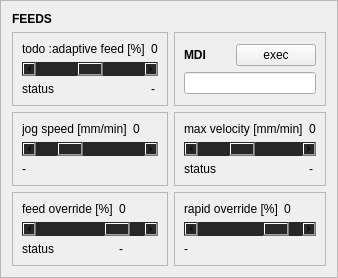
     <widget class="QFrame" name="frame">
      <property name="frameShape">
       <enum>QFrame::StyledPanel</enum>
      </property>
      <property name="frameShadow">
       <enum>QFrame::Raised</enum>
      </property>
      <layout class="QGridLayout" name="gridLayout_18">
       <item row="3" column="0">
        <widget class="QFrame" name="frame_5">
         <property name="frameShape">
          <enum>QFrame::StyledPanel</enum>
         </property>
         <property name="frameShadow">
          <enum>QFrame::Raised</enum>
         </property>
         <layout class="QGridLayout" name="gridLayout_21">
          <item row="0" column="0">
           <layout class="QGridLayout" name="gridLayout_12">
            <item row="0" column="1">
             <widget class="QLabel" name="label_jog_speed">
              <property name="text">
               <string>0</string>
              </property>
             </widget>
            </item>
            <item row="0" column="0">
             <widget class="QLabel" name="label_5">
              <property name="text">
               <string>jog speed [mm/min]</string>
              </property>
             </widget>
            </item>
            <item row="2" column="0">
             <widget class="QLabel" name="label_37">
              <property name="text">
               <string>-</string>
              </property>
             </widget>
            </item>
            <item row="1" column="0" colspan="2">
             <widget class="QScrollBar" name="horizontalScrollBar_jog_speed">
              <property name="styleSheet">
               <string notr="true">background-color: rgb(38, 39, 40);
</string>
              </property>
              <property name="maximum">
               <number>2000</number>
              </property>
              <property name="value">
               <number>500</number>
              </property>
              <property name="orientation">
               <enum>Qt::Horizontal</enum>
              </property>
             </widget>
            </item>
           </layout>
          </item>
         </layout>
        </widget>
       </item>
       <item row="1" column="1">
        <widget class="QFrame" name="frame_11">
         <property name="frameShape">
          <enum>QFrame::StyledPanel</enum>
         </property>
         <property name="frameShadow">
          <enum>QFrame::Raised</enum>
         </property>
         <layout class="QGridLayout" name="gridLayout_26">
          <item row="0" column="0">
           <layout class="QGridLayout" name="gridLayout_9">
            <item row="0" column="1">
             <widget class="QLabel" name="label_19">
              <property name="sizePolicy">
               <sizepolicy hsizetype="Preferred" vsizetype="Preferred">
                <horstretch>0</horstretch>
                <verstretch>0</verstretch>
               </sizepolicy>
              </property>
              <property name="font">
               <font>
                <weight>75</weight>
                <bold>true</bold>
               </font>
              </property>
              <property name="text">
               <string>MDI </string>
              </property>
             </widget>
            </item>
            <item row="0" column="2">
             <widget class="QPushButton" name="pushButton_mdi_exec">
              <property name="text">
               <string>exec</string>
              </property>
             </widget>
            </item>
            <item row="1" column="1" colspan="2">
             <widget class="QLineEdit" name="lineEdit_mdi_input">
              <property name="sizePolicy">
               <sizepolicy hsizetype="Preferred" vsizetype="Fixed">
                <horstretch>0</horstretch>
                <verstretch>0</verstretch>
               </sizepolicy>
              </property>
             </widget>
            </item>
           </layout>
          </item>
         </layout>
        </widget>
       </item>
       <item row="5" column="1">
        <widget class="QFrame" name="frame_4">
         <property name="frameShape">
          <enum>QFrame::StyledPanel</enum>
         </property>
         <property name="frameShadow">
          <enum>QFrame::Raised</enum>
         </property>
         <layout class="QGridLayout" name="gridLayout_14">
          <item row="0" column="0">
           <layout class="QGridLayout" name="gridLayout_11">
            <item row="0" column="1">
             <widget class="QLabel" name="label_rapid_override">
              <property name="text">
               <string>0</string>
              </property>
             </widget>
            </item>
            <item row="0" column="0">
             <widget class="QLabel" name="label_14">
              <property name="text">
               <string>rapid override [%]</string>
              </property>
             </widget>
            </item>
            <item row="2" column="0">
             <widget class="QLabel" name="label_36">
              <property name="text">
               <string>-</string>
              </property>
             </widget>
            </item>
            <item row="1" column="0" colspan="2">
             <widget class="QScrollBar" name="horizontalScrollBar_rapid_override">
              <property name="autoFillBackground">
               <bool>false</bool>
              </property>
              <property name="styleSheet">
               <string notr="true">background-color: rgb(38, 39, 40);
</string>
              </property>
              <property name="maximum">
               <number>120</number>
              </property>
              <property name="value">
               <number>100</number>
              </property>
              <property name="orientation">
               <enum>Qt::Horizontal</enum>
              </property>
             </widget>
            </item>
           </layout>
          </item>
         </layout>
        </widget>
       </item>
       <item row="1" column="0">
        <widget class="QFrame" name="frame_8">
         <property name="frameShape">
          <enum>QFrame::StyledPanel</enum>
         </property>
         <property name="frameShadow">
          <enum>QFrame::Raised</enum>
         </property>
         <layout class="QGridLayout" name="gridLayout_24">
          <item row="0" column="0">
           <layout class="QGridLayout" name="gridLayout_15">
            <item row="0" column="0">
             <widget class="QLabel" name="label_7">
              <property name="text">
               <string>todo :adaptive feed [%]</string>
              </property>
             </widget>
            </item>
            <item row="0" column="1">
             <widget class="QLabel" name="label_adaptive_feed">
              <property name="text">
               <string>0</string>
              </property>
             </widget>
            </item>
            <item row="2" column="0">
             <widget class="QLabel" name="label_20">
              <property name="text">
               <string>status</string>
              </property>
             </widget>
            </item>
            <item row="2" column="1">
             <widget class="QLabel" name="label_adaptive_feed_status">
              <property name="text">
               <string>-</string>
              </property>
             </widget>
            </item>
            <item row="1" column="0" colspan="2">
             <widget class="QScrollBar" name="horizontalScrollBar_adaptive_feec">
              <property name="styleSheet">
               <string notr="true">background-color: rgb(38, 39, 40);
</string>
              </property>
              <property name="minimum">
               <number>-100</number>
              </property>
              <property name="maximum">
               <number>100</number>
              </property>
              <property name="pageStep">
               <number>1</number>
              </property>
              <property name="value">
               <number>0</number>
              </property>
              <property name="orientation">
               <enum>Qt::Horizontal</enum>
              </property>
             </widget>
            </item>
           </layout>
          </item>
         </layout>
        </widget>
       </item>
       <item row="5" column="0">
        <widget class="QFrame" name="frame_6">
         <property name="frameShape">
          <enum>QFrame::StyledPanel</enum>
         </property>
         <property name="frameShadow">
          <enum>QFrame::Raised</enum>
         </property>
         <layout class="QGridLayout" name="gridLayout_22">
          <item row="0" column="0">
           <layout class="QGridLayout" name="gridLayout_10">
            <item row="0" column="0" colspan="2">
             <widget class="QLabel" name="label_10">
              <property name="text">
               <string>feed override [%]</string>
              </property>
             </widget>
            </item>
            <item row="2" column="2">
             <widget class="QLabel" name="label_feed_override_status">
              <property name="text">
               <string>-</string>
              </property>
             </widget>
            </item>
            <item row="0" column="2">
             <widget class="QLabel" name="label_feed_overide">
              <property name="text">
               <string>0</string>
              </property>
             </widget>
            </item>
            <item row="1" column="0" colspan="3">
             <widget class="QScrollBar" name="horizontalScrollBar_feed_override">
              <property name="styleSheet">
               <string notr="true">background-color: rgb(38, 39, 40);
</string>
              </property>
              <property name="maximum">
               <number>120</number>
              </property>
              <property name="value">
               <number>100</number>
              </property>
              <property name="orientation">
               <enum>Qt::Horizontal</enum>
              </property>
             </widget>
            </item>
            <item row="2" column="0" colspan="2">
             <widget class="QLabel" name="label_9">
              <property name="text">
               <string>status</string>
              </property>
             </widget>
            </item>
           </layout>
          </item>
         </layout>
        </widget>
       </item>
       <item row="3" column="1">
        <widget class="QFrame" name="frame_7">
         <property name="frameShape">
          <enum>QFrame::StyledPanel</enum>
         </property>
         <property name="frameShadow">
          <enum>QFrame::Raised</enum>
         </property>
         <layout class="QGridLayout" name="gridLayout_23">
          <item row="0" column="0">
           <layout class="QGridLayout" name="gridLayout_13">
            <item row="2" column="1">
             <widget class="QLabel" name="label_max_velocity_status">
              <property name="text">
               <string>-</string>
              </property>
             </widget>
            </item>
            <item row="0" column="0">
             <widget class="QLabel" name="label_11">
              <property name="text">
               <string>max velocity [mm/min]</string>
              </property>
             </widget>
            </item>
            <item row="2" column="0">
             <widget class="QLabel" name="label_13">
              <property name="text">
               <string>status</string>
              </property>
             </widget>
            </item>
            <item row="0" column="1">
             <widget class="QLabel" name="label_max_velocity">
              <property name="text">
               <string>0</string>
              </property>
             </widget>
            </item>
            <item row="1" column="0" colspan="2">
             <widget class="QScrollBar" name="horizontalScrollBar_max_velocity">
              <property name="styleSheet">
               <string notr="true">background-color: rgb(38, 39, 40);
</string>
              </property>
              <property name="maximum">
               <number>5000</number>
              </property>
              <property name="value">
               <number>2000</number>
              </property>
              <property name="orientation">
               <enum>Qt::Horizontal</enum>
              </property>
             </widget>
            </item>
           </layout>
          </item>
         </layout>
        </widget>
       </item>
       <item row="0" column="0">
        <widget class="QLabel" name="label_34">
         <property name="font">
          <font>
           <weight>75</weight>
           <bold>true</bold>
          </font>
         </property>
         <property name="text">
          <string>FEEDS</string>
         </property>
        </widget>
       </item>
      </layout>
     </widget>
